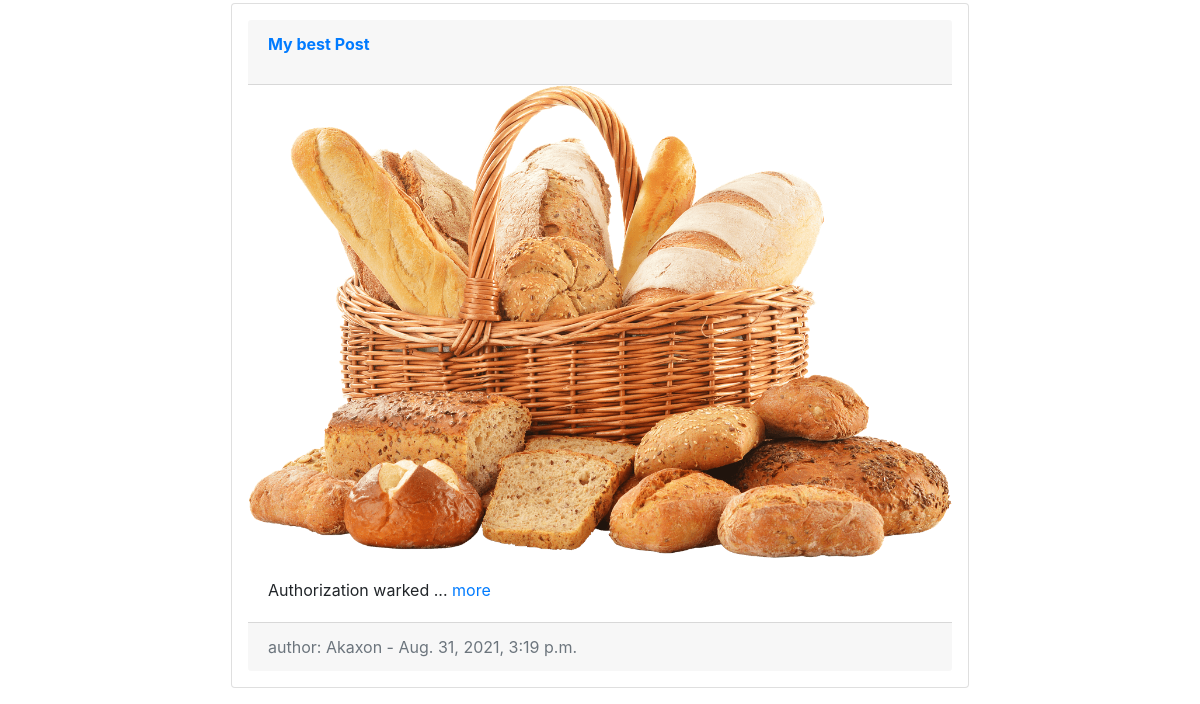
/articles/ (lower part), run on an earlier commit of the app's database.
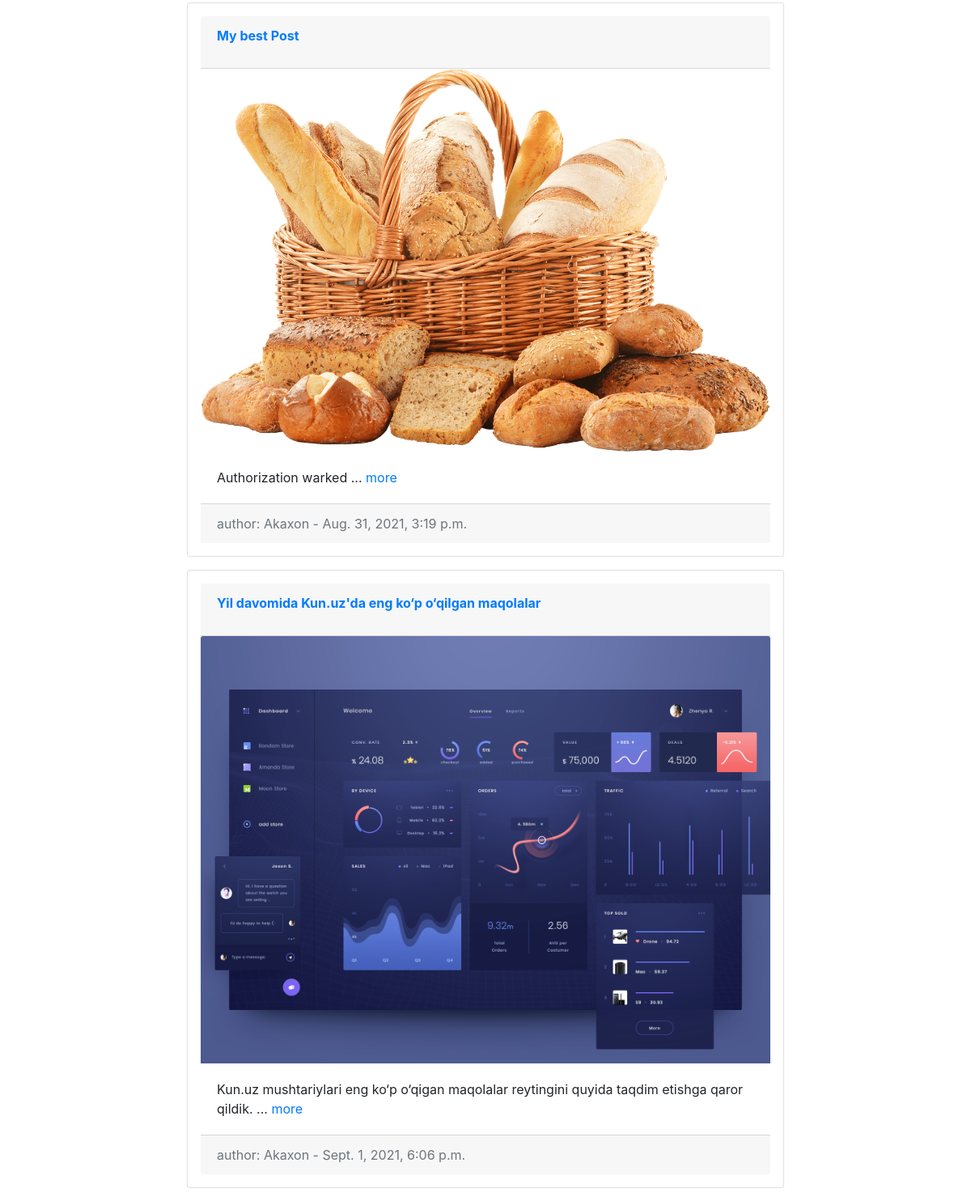
And on a later commit of the database.
### articles/models.py (models this page shows, shortened)
class Article(models.Model):
    title = models.CharField(max_length=150)
    summary = models.CharField(max_length=200, blank=True)
    body = RichTextField()
    photo = models.ImageField(upload_to='images/', blank=True)
    date = models.DateTimeField(auto_now_add=True)
    author = models.ForeignKey(
        get_user_model(),
        on_delete=models.CASCADE,
    )

### accounts/models.py (models this page shows)
class CustomUser(AbstractUser):
    age = models.PositiveIntegerField(null=True, blank=True)

### articles/views.py (the view)
# urls.py: path('', ArticleListView.as_view(), name='article_list')
class ArticleListView(ListView):
    model = Article
    template_name = 'article_list.html'

### templates/article_list.html (shortened to what this page needs)
{% extends 'base.html' %}
{% block content%}
<div class="row justify-content-center pt-5">
  <div class="col-12 col-lg-8 ">
  {% for article in object_list %}
    <div class="card p-3 m-3">
      <div class="card-header">
        <span class="font-weight-bold"><a href="{% url 'article_detail' article.pk %}"><p>{{ article.title }}</p></a></span>
      </div>
      {% if article.photo %}
      <img src="{{ article.photo.url }}" alt="{{article.title}}" class="card-img-top">
      {% endif %}
      <div class="card-body">
        {{article.summary}} ... <a href="{% url 'article_detail' article.pk %}">more</a>
      </div>
      <div class="card-footer text-left text-muted">
        <span class="text-muted">
          author: {{article.author|title}} - {{article.date}}
        </span>
      </div>
    </div>
  {% endfor %}
</div>
</div>
{% endblock content %}

What changed in the data, as far as the page shows it:
added Article: title "Yil davomida Kun.uz'da eng ko‘p o‘qilgan maqolalar", photo (picture), summary "Kun.uz mushtariylari eng ko‘p o‘qigan maqolalar reytingini quyida taqdim etishga qaror qildik.", author "Akaxon", date "Sept. 1, 2021, 6:06 p.m."
